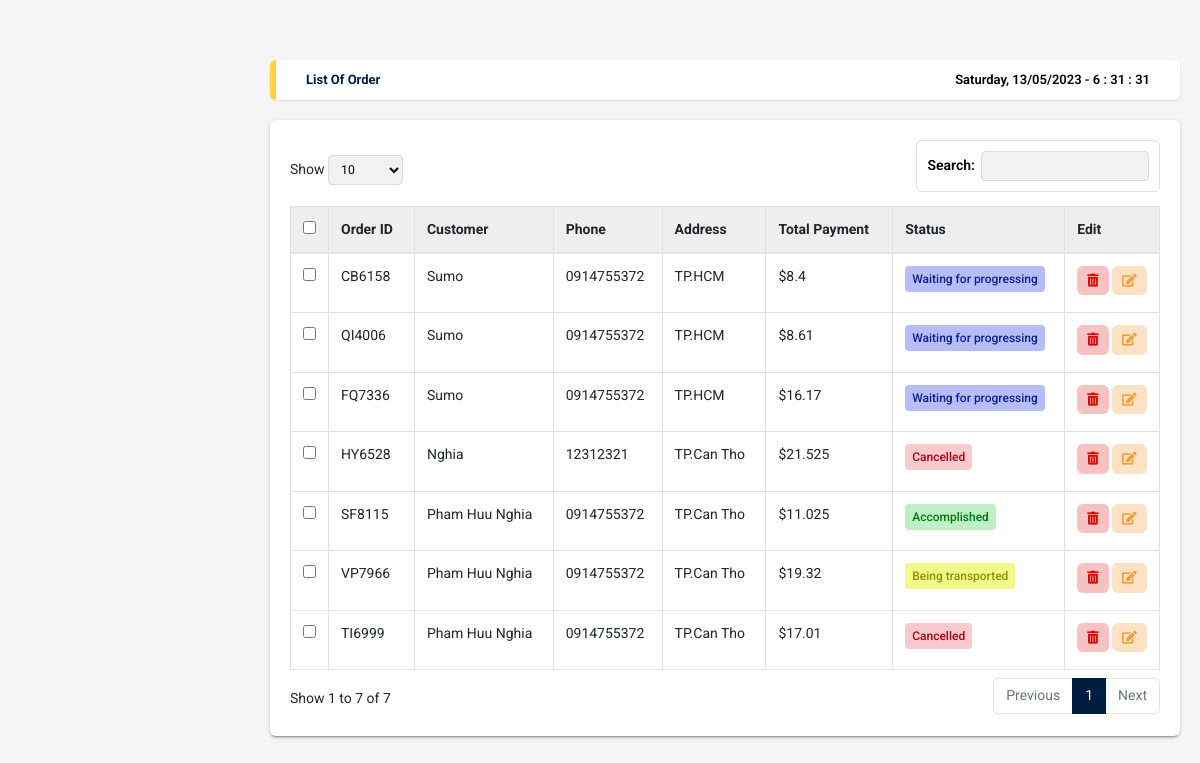
The page /admin/table-data-order.php on the database its author committed.
### tables this page shows
CREATE TABLE `orders` (
  `order_id` varchar(10) NOT NULL,
  `username` varchar(255) NOT NULL,
  `total_price` float NOT NULL,
  `date_buy` datetime NOT NULL DEFAULT current_timestamp(),
  `status` int(11) NOT NULL
);

CREATE TABLE `customer` (
  `CustomerName` varchar(30) DEFAULT NULL,
  `Gender` int(11) DEFAULT NULL,
  `Address` varchar(100) DEFAULT NULL,
  `Phone` varchar(50) DEFAULT NULL,
  `Email` varchar(50) DEFAULT NULL,
  `Day` int(11) DEFAULT NULL,
  `Month` int(11) DEFAULT NULL,
  `Year` int(11) DEFAULT NULL,
  `UserName` varchar(20) NOT NULL,
  `Password` varchar(40) DEFAULT NULL,
  `date_created` timestamp NULL DEFAULT NULL
);

### admin/table-data-order.php (the view, shortened to what this page needs)
<!DOCTYPE html>
<html lang="en">
<head>
  <link rel="stylesheet" type="text/css" href="css/main.css">
  <link rel="stylesheet" href="https://cdn.jsdelivr.net/npm/boxicons@latest/css/boxicons.min.css">
  <link rel="stylesheet" href="https://unpkg.com/boxicons@latest/css/boxicons.min.css">
  <link rel="stylesheet" type="text/css" href="https://maxcdn.bootstrapcdn.com/font-awesome/4.7.0/css/font-awesome.min.css">
  <link rel="stylesheet" href="https://use.fontawesome.com/releases/v5.8.2/css/all.css">
  <link rel="stylesheet" href="https://cdnjs.cloudflare.com/ajax/libs/jquery-confirm/3.3.2/jquery-confirm.min.css">
</head>
<body onload="time()" class="app sidebar-mini rtl">
  <main class="app-content">
    <div class="app-title">
      <ul class="app-breadcrumb breadcrumb side">
        <li class="breadcrumb-item active"><a href="#"><b>List Of Order</b></a></li>
      </ul>
      <div id="clock"></div>
    </div>
    <div class="row">
      <div class="col-md-12">
        <div class="tile">
          <div class="tile-body">
            <table class="table table-hover table-bordered" id="sampleTable">
              <thead>
                <tr>
                  <th width="10"><input type="checkbox" id="all"></th>
                  <th>Order ID</th>
                  <th>Customer</th>
                  <th>Phone</th>
                  <th>Address</th>
                  <th>Total Payment</th>
                  <th>Status</th>
                  <th>Edit</th>
                </tr>
              </thead>
              <tbody>
                <?php
                include_once("connectDBadmin.php");
                $sql = "SELECT o.*,c.Phone, c.Address, c.CustomerName
                FROM orders o
                JOIN customer c ON o.username = c.username
                ORDER BY o.date_buy DESC";
                $result = mysqli_query($Connect, $sql);
                while ($row = mysqli_fetch_array($result)) {
                ?>
                  <tr>
                    <td width="10"><input type="checkbox" name="check1" value="1"></td>
                    <td><?php echo $row["order_id"]; ?></td>
                    <td><?php echo $row["CustomerName"]; ?></td>
                    <td><?php echo $row["Phone"]; ?></td>
                    <td><?php echo $row["Address"]; ?></td>
                    <td>$<?php echo $row["total_price"]; ?></td>
                    <td> <?php if ($row['status'] == 0) { ?>
                        <span class='badge bg-info confirm-order' data-orderid='<?php echo $row["order_id"]; ?>'>Waiting for progressing</span>
                      <?php } elseif ($row['status'] == 1) { ?>
                        <span class='badge bg-warning'>Being transported</span>
                      <?php } elseif ($row['status'] == 2) { ?>
                        <span class='badge bg-success'>Accomplished</span>
                      <?php } else { ?>
                        <span class='badge bg-danger'>Cancelled</span>
                      <?php } ?>
                    </td>
                    <td>
                      <button class='btn btn-primary btn-sm trash' onclick='deleteOrder( "<?php echo urlencode($row["order_id"]); ?>" )' type='button' title='Delete'><i class='fas fa-trash-alt'></i></button>
                      <button class="btn btn-primary btn-sm edit" type="button" onclick="window.location='?page=dt&&id=<?php echo $row['order_id'] ?>'"><i class="fas fa-edit"></i>
                    </td>
                  </tr>
                <?php
                }
                ?>
              </tbody>
            </table>
          </div>
        </div>
      </div>
    </div>
  </main>
</body>
</html>

### rows shown on the page
orders: order_id "CB6158", customer.CustomerName "Sumo", customer.Phone "0914755372", customer.Address "TP.HCM", total_price "8.4"
orders: order_id "QI4006", customer.CustomerName "Sumo", customer.Phone "0914755372", customer.Address "TP.HCM", total_price "8.61"
orders: order_id "FQ7336", customer.CustomerName "Sumo", customer.Phone "0914755372", customer.Address "TP.HCM", total_price "16.17"
orders: order_id "HY6528", customer.CustomerName "Nghia", customer.Phone "12312321", customer.Address "TP.Can Tho", total_price "21.525", status "Cancelled"
orders: order_id "SF8115", customer.CustomerName "Pham Huu Nghia", customer.Phone "0914755372", customer.Address "TP.Can Tho", total_price "11.025", status "Accomplished"
orders: order_id "VP7966", customer.CustomerName "Pham Huu Nghia", customer.Phone "0914755372", customer.Address "TP.Can Tho", total_price "19.32", status "Being transported"
orders: order_id "TI6999", customer.CustomerName "Pham Huu Nghia", customer.Phone "0914755372", customer.Address "TP.Can Tho", total_price "17.01", status "Cancelled"
